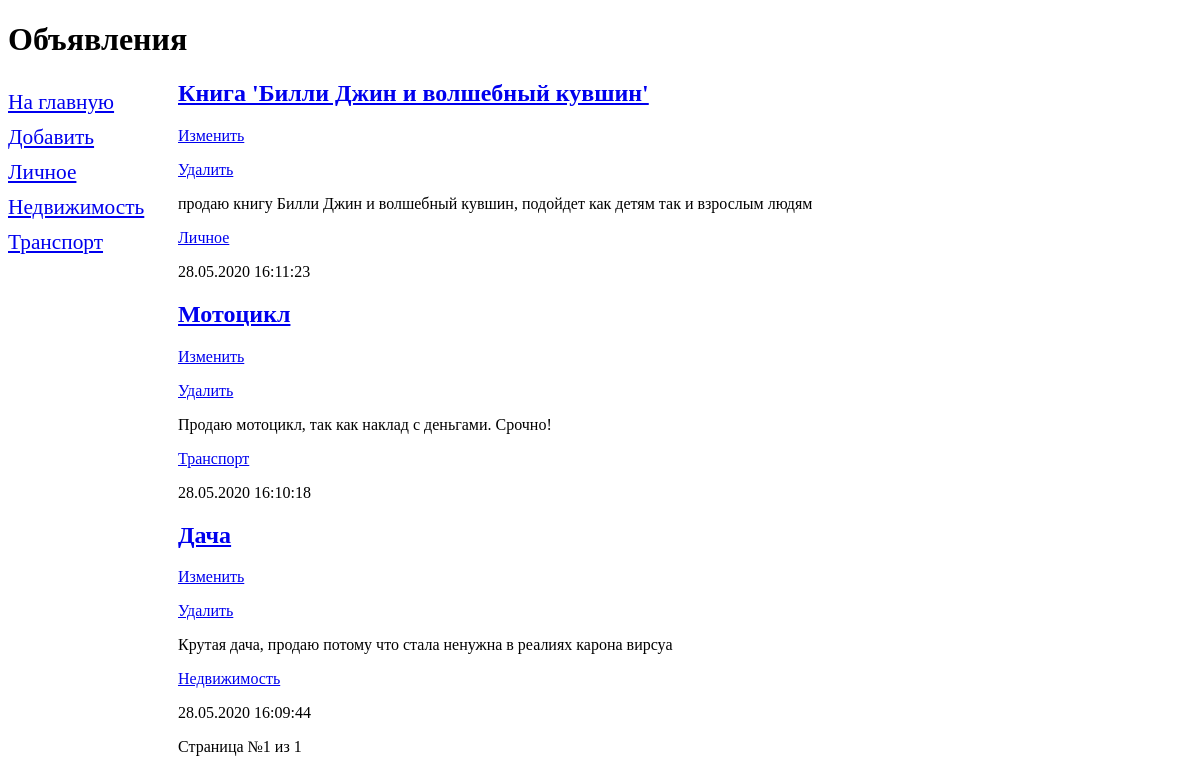
/bboard/, run on the app's committed database.
### bboard/models.py (models this page shows, shortened)
class Rubric(models.Model):
	name = models.CharField(max_length = 20, db_index = True, verbose_name = 'Название')
	class Meta:
		verbose_name_plural = 'Рубрики'
		verbose_name = 'Рубрика'
		ordering = ['name']

class Bb(models.Model):
	title = models.CharField(max_length = 50, verbose_name = 'Название товара', validators = [validators.RegexValidator(regex = '')], error_messages = {'invalid':'Неправильное заполнение названия, уберите пожалуйста спец. символы'} ) # Текстовый тип данных, который говорит, что максимум 50 символов
	content = models.TextField(null = True, blank = True, verbose_name = 'Описание') # Тоже текстовый, но в этот раз неограничен по символам (необязателен к заполнению)
	price = models.FloatField(null = True, blank = True, verbose_name = 'Цена') # цифро-вещественный (необязателен)
	published = models.DateTimeField(auto_now_add = True, db_index = True, verbose_name = 'Дата публикации') # Дата и время (выставвляется само) db_index выставляет индексы в базе данных (понадобиться позже, когда будем соритровать по времени)
	rubric = models.ForeignKey('Rubric', null = True, on_delete = models.PROTECT, verbose_name = 'Рубрика') # Тут у нас связь один к многим (используется в выезжающем списке)
	class Meta:
		verbose_name_plural = 'Объявления' # Название модели в множественном числе
		verbose_name = 'Объявление' # Просто название модели
		ordering = ['-published'] # Соритровка полей по умолчанию

### bboard/views.py (the view)
# urls.py: path('', index, name = 'index'), # Первая страница сайта (доска объявлений)
def index(request): # Начальная страница сайта (полная доска объявлений)
	bbs = Bb.objects.all()
	rubrics = Rubric.objects.all()
	paginator = Paginator(bbs, 3) # Пагинатор (2 объявления на странице максимум)
	if 'page' in request.GET:
		page_num = request.GET['page']
	else:
		page_num = 1
	page = paginator.get_page(page_num)
	context = {'bbs':page.object_list, 'rubrics':rubrics, 'page':page}
	return render (request, 'bboard/index.html', context)

### bboard/templates/bboard/index.html (shortened to what this page needs)
<!DOCTYPE html>
<html>
	<head>
	</head>
	<body>
		<h1>Объявления</h1>
		{% extends 'layout/basic.html' %}
		{% block content %}
		{% for bb in bbs %}
			<div>
				<h2><a href="{% url 'detail' bb.pk %}">{{ bb.title }}</a></h2>
				<p><a href="{% url 'edit' bb.pk %}">Изменить</a></p>
				<p><a href="{% url 'delete' bb.pk %}">Удалить</a></p>
				<p>{{ bb.content }}</p>
				<p><a href="/bboard/{{ bb.rubric.pk }}">{{ bb.rubric.name }}</a></p>
				<p>{{ bb.published|date:"d.m.Y H:i:s" }}</p>
			</div>
		{% endfor %}
		<div>
				Страница №{{ page.number }} из {{ page.paginator.num_pages }}
			</div>
		{% endblock %}

### bboard/templates/layout/basic.html (shortened to what this page needs)
{% load static%}
<!DOCTYPE html>
<html>
<head>
	<link rel="stylesheet" type="text/css" href="{% static 'bboard/style.css' %}">
</head>
<body>
	<nav>
		<a href="{% url 'index' %}">На главную</a>
		<a href="{% url 'add' %}">Добавить</a>
		{% for rubric in rubrics %}
		<a href="{% url 'by_rubric' rubric.pk %}">{{ rubric.name }}</a>
		{% endfor %}
	</nav>
	<section>
		{% block content %}
		{% endblock %}
	</section>
</body>
</html>

### bboard/static/bboard/style.css (style rules this page uses)
nav { font-size: 16pt; width: 150px; float: left; }
nav a { display: block; margin: 10px 0px; }
section { margin-left: 170px; }

### data on the page
Rubric: name "Личное"
Rubric: name "Недвижимость"
Rubric: name "Транспорт"
Bb: title "Книга 'Билли Джин и волшебный кувшин'", content "продаю книгу Билли Джин и волшебный кувшин, подойдет как детям так и взрослым людям", rubric.name "Личное", published "28.05.2020 16:11:23"
Bb: title "Мотоцикл", content "Продаю мотоцикл, так как наклад с деньгами. Срочно!", rubric.name "Транспорт", published "28.05.2020 16:10:18"
Bb: title "Дача", content "Крутая дача, продаю потому что стала ненужна в реалиях карона вирсуа", rubric.name "Недвижимость", published "28.05.2020 16:09:44"

### other printed values
{{ page.number }} "1"
{{ page.paginator.num_pages }} "1"
